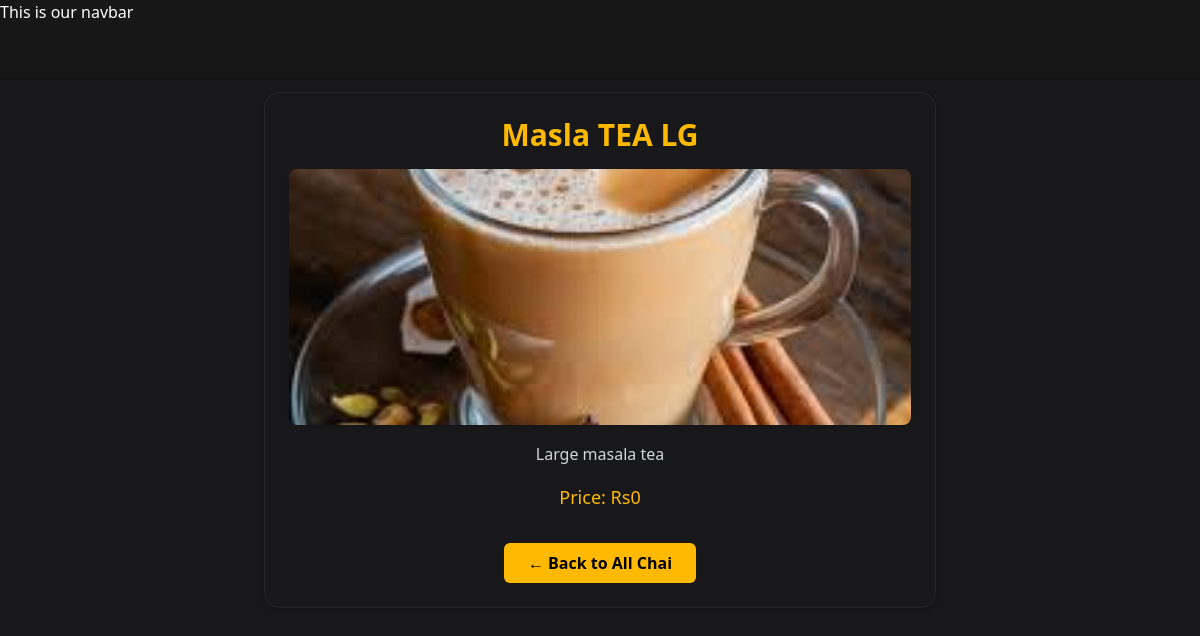
Page /chai/2/ on the committed database.
### chai/models.py (models this page shows, shortened)
class ChaiVariety(models.Model):
    CHAI_TYPE_CHOICE = [
        ("ML", "MASALA"),
        ("GR", "GINGER"),
        ("KI", "KIWI"),
        ("EL", "ELAICHI"),
    ]
    name = models.CharField(max_length=100)
    image = models.ImageField(upload_to="chais/")
    date_added = models.DateTimeField(default=timezone.now)
    chai_type = models.CharField(max_length=2, choices=CHAI_TYPE_CHOICE)
    description = models.TextField(default="")
    price = models.SmallIntegerField(default=0)

### chai/views.py (the view)
# urls.py: path("<int:chai_id>/", views.chai_detail, name="chai_detail"),
def chai_detail(request, chai_id):
    chai = get_object_or_404(ChaiVariety, pk=chai_id)
    return render(request, "chai/chai_detail.html", {"chai": chai})

### chai/templates/chai/chai_detail.html (shortened to what this page needs)
{% extends 'layout.html' %}
{% block content %}
<div class="max-w-2xl mx-auto  border border-neutral-800 rounded-2xl shadow-md p-6 space-y-4 text-center">
  <h1 class="text-3xl font-semibold text-amber-400">{{ chai.name }}</h1>
    <img
      src="{{ chai.image.url }}"
      alt="{{ chai.name }}"
      class="w-full h-64 object-cover rounded-lg shadow"
    />
  <p class="text-gray-300 leading-relaxed">{{ chai.description }}</p>
  <div class="text-lg text-amber-400 font-medium">
    Price: Rs{{ chai.price }}
  </div>
  <a href="{% url 'all_chai' %}">
    <button class="mt-4 px-6 py-2 bg-amber-400 text-black font-semibold rounded-md hover:bg-amber-500 transition-colors duration-300">
      ← Back to All Chai
    </button>
  </a>
</div>
{% endblock %}

### rows in the picture
ChaiVariety: name "Masla TEA LG", image (picture), description "Large masala tea", price "0"
